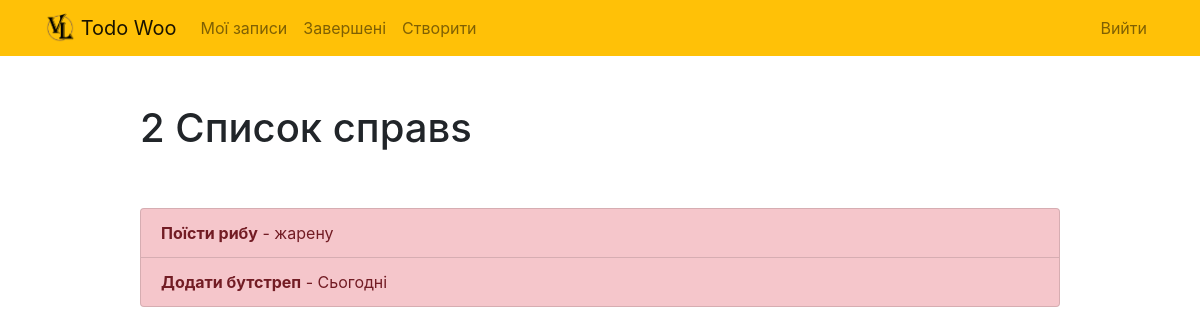
Page /current/ (signed in) on the earlier database version.
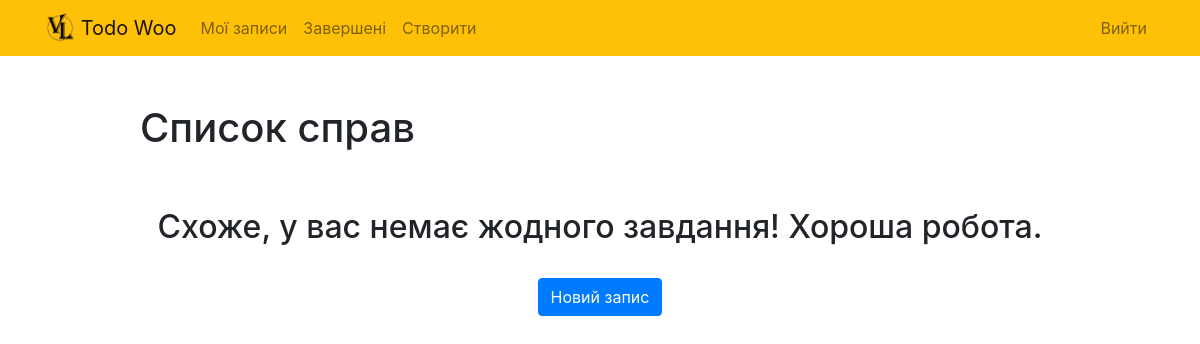
Same page on the later database version.
### todo/models.py (models this page shows, shortened)
class Todo(models.Model):
    title = models.CharField(max_length=100)
    memo = models.TextField(blank=True)
    created = models.DateTimeField(auto_now_add=True)
    datecomleted = models.DateTimeField(null=True, blank=True)
    important = models.BooleanField(default=False)
    user = models.ForeignKey(User, on_delete=models.CASCADE)

### todo/views.py (the view)
# urls.py: path('current/', views.currenttodos, name= 'currenttodos'),
@login_required
def currenttodos(request):
    todos = Todo.objects.filter(user = request.user, datecomleted__isnull=True)
    return render(request, 'todo/currenttodos.html', {'todos':todos})

### todo/templates/todo/currenttodos.html
{% extends "todo/base.html" %}
{% block content %}
    <div class="row justify-content-center mt-5">
        <div class="col-md-10">
            {% if todos %}
                 <h1>{{ todos.count }} Список справ{{ todos.count|pluralize }}</h1>
            {% else %}
                           <h1>Список справ</h1>
            {% endif %}
        </div>
    </div>
    <div class="row justify-content-center mt-5">
        <div class="col-md-10">
        {% if todos %}
            <div class="list-group">
                {% for todo in todos %}
                    <a href="{% url 'viewtodo' todo.id %}" class="list-group-item list-group-item-action{% if todo.important %} list-group-item-danger{% endif %}"><b>{{ todo.title }}</b>{% if todo.memo %} - {{ todo.memo|truncatechars:30 }}{% endif %}</a>
                {% endfor %}
            </div>
        {% else %}
            <div class="text-center">
                <h2>Схоже, у вас немає жодного завдання! Хороша робота.</h2>
            <br>
            <a role="button" class="btn btn-primary" href="{% url 'createtodo' %}">Новий запис</a>
            </div>
        {% endif %}
        </div>
    </div>
{% endblock %}

Differences in the rows shown:
no longer on this page (row edited): Todo: title "Поїсти рибу", memo "жарену"
no longer on this page (row edited): Todo: title "Додати бутстреп", memo "Сьогодні"
Other differences:
{{ todos.count }}: "2" → (not shown)
text now shown: "Схоже, у вас немає жодного завдання! Хороша робота. Новий запис"
